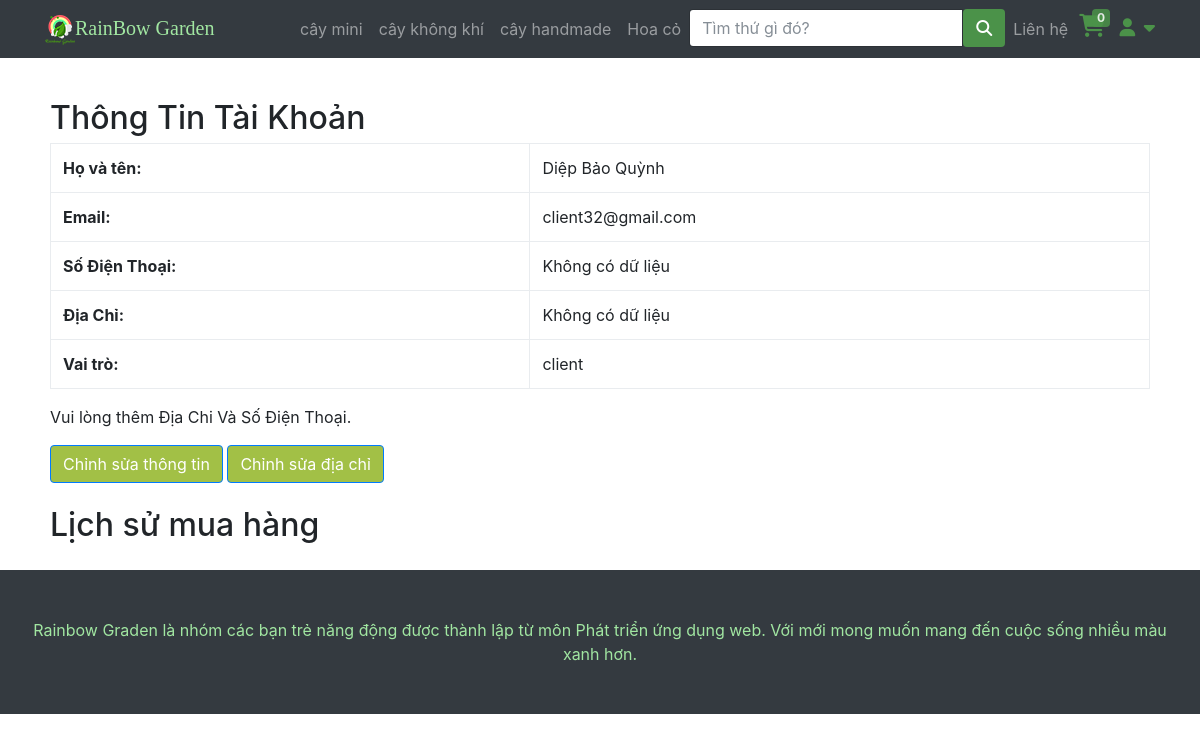
/profile.php (signed in), run on the app's committed database.
### tables this page shows
CREATE TABLE IF NOT EXISTS `category` (
  `id` int NOT NULL AUTO_INCREMENT,
  `name` varchar(200) DEFAULT NULL,
  `image` varchar(200) NOT NULL,
  PRIMARY KEY (`id`)
);

CREATE TABLE IF NOT EXISTS `account` (
  `id` int NOT NULL AUTO_INCREMENT,
  `role` varchar(20) NOT NULL DEFAULT 'client',
  `username` varchar(100) DEFAULT NULL,
  `passwords` varchar(100) DEFAULT NULL,
  `fullname` varchar(200) DEFAULT NULL,
  `createdate` datetime DEFAULT NULL,
  `lastmodified` datetime DEFAULT NULL,
  PRIMARY KEY (`id`)
);

### php/connectDB.php (called while the page is built, shortened)
<?php
class DataAccessHelper
{
	static $connection;
	public function connect()
	{
		self::$connection = new mysqli(DB_HOST, DB_USER, DB_PASSWORD, DB_NAME, DB_PORT);
		self::$connection->set_charset(DB_CHARSET);
	}
	public function executeQuery($sql)
	{
		return self::$connection->query($sql);
	}
}

### Cart.php (called while the page is built, shortened)
<?php
$count_cart = 0;

### php/model_account_info.php (called while the page is built, shortened)
<?php
class Account_info extends DataAccessHelper
{
    static function getAccountInfoActive($id)
    {
        $sql = self::$connection->prepare("SELECT * FROM account_info WHERE id_user = ? AND active = 1");
        $sql->bind_param("i", $id);
        $sql->execute();
        $result = $sql->get_result();
        $info = $result->fetch_assoc();
        return $info;
    }
}

### profile.php (the view, shortened to what this page needs)
<?php
include 'header.php';
$id = $_SESSION['account'];
$sql = "SELECT * FROM account WHERE id = '$id'";
$result = $db->executeQuery($sql);
$user = mysqli_fetch_assoc($result);
$user_info = Account_info::getAccountInfoActive($id_user);
?>
<div class="container" style="padding: 20px;">
    <h2 class="mt-4">Thông Tin Tài Khoản</h2>
    <?php if ($user && $user_info): ?>
        <table class="table table-bordered">
            <tr>
                <th>Họ và tên:</th>
                <td><?php echo htmlspecialchars($user['fullname']); ?></td>
            </tr>
            <tr>
                <th>Email:</th>
                <td><?php echo htmlspecialchars($user['username']); ?></td>
            </tr>
            <tr>
                <th>Số Điện Thoại:</th>
                <td><?php echo $user_info['phone'] ?></td>
            </tr>
            <tr>
                <th>Địa Chỉ:</th>
                <td><?php echo $user_info['address'] ?></td>
            </tr>
            <tr>
                <th>Vai trò:</th>
                <td><?php echo htmlspecialchars($user['role']); ?></td>
            </tr>
        </table>
    <?php else: ?>
        <table class="table table-bordered">
            <tr>
                <th>Họ và tên:</th>
                <td><?php echo htmlspecialchars($user['fullname']); ?></td>
            </tr>
            <tr>
                <th>Email:</th>
                <td><?php echo htmlspecialchars($user['username']); ?></td>
            </tr>
            <tr>
                <th>Số Điện Thoại:</th>
                <td><?php echo isset($user_info['phone']) ? ($user_info['phone']) : 'Không có dữ liệu'; ?></td>
            </tr>
            <tr>
                <th>Địa Chỉ:</th>
                <td><?php echo isset($user_info['address']) ? ($user_info['address']) : 'Không có dữ liệu'; ?></td>
            </tr>
            <tr>
                <th>Vai trò:</th>
                <td><?php echo htmlspecialchars($user['role']); ?></td>
            </tr>
        </table>
        <p>Vui lòng thêm Địa Chi Và Số Điện Thoại.</p>
    <?php endif; ?>
    <a href="edit_profile.php" class="btn btn-primary">Chỉnh sửa thông tin</a>
    <a href="edit_address.php" class="btn btn-primary">Chỉnh sửa địa chỉ</a>
    <h2 class="mt-4">Lịch sử mua hàng</h2>
</div>
<?php
include 'footer.php';

### header.php (shortened to what this page needs)
<?php
include "php/connectDB.php";
include 'php/model_account_info.php';
$db = new DataAccessHelper;
$db->connect();
include('Cart.php');
?>
<!DOCTYPE html>
<html lang="en">
<head>
    <link href="vendor/bootstrap/css/bootstrap.min.css" rel="stylesheet">
    <link href="css/modern-business.css" rel="stylesheet">
    <link href="css/icon-fonts.min.css" rel="stylesheet">
    <link href="css/settings.css" rel="stylesheet">
    <link href="css/grid-and-effects.css" rel="stylesheet">
    <link href="css/custom.css" rel="stylesheet">
    <link href="css/styles.css" rel="stylesheet">
    <link rel="stylesheet" href="https://cdnjs.cloudflare.com/ajax/libs/font-awesome/6.7.1/css/all.min.css">
</head>
<body>
    <nav class="navbar fixed-top navbar-expand-lg navbar-dark bg-dark fixed-top">
        <div class="container">
            <a class="navbar-brand GreenBrand" href="index.php"><img src="img/logobn.png">RainBow Garden</a>
            <div class="collapse navbar-collapse" id="navbarResponsive">
                <ul class="navbar-nav ml-auto">
                    <?php
                    $query = $db->executeQuery("SELECT * FROM category");
                    $result = mysqli_fetch_all($query, MYSQLI_ASSOC);
                    ?>
                    <?php foreach ($result as $value) : ?>
                        <li class="nav-item">
                            <a class="nav-link" href="loaicay?category=<?php echo $value['id'] ?>"><?php echo $value['name'] ?></a>
                        </li>
                    <?php endforeach; ?>
                    <li>
                        <form class="input-with-submit header-search" method="GET">
                            <div class="input-group">
                                <input type="text" class="form-control" placeholder="Tìm thứ gì đó?" name="tukhoa">
                                <span class="input-group-button">
                                    <button class="btn btn-default" style="background-color: #4b9249" type="submit">
                                        <i class="fa fa-search"></i>
                                    </button>
                                </span>
                            </div>
                        </form>
                    </li>
                    <li class="nav-item dropdown">
                        <a class="nav-link" href="lienhe.php">
                            Liên hệ
                        </a>
                    </li>
                    <li style="width: 40px !important; height: 40px; padding-left: 3px;">
                        <span class="my-cart-icon">
                            <span class=" navRbcart">
                                <a href="myCart.php">
                                </a>
                            </span>
                            <span class="badge badge-notify my-cart-badge"><?php echo $count_cart ?></span>
                        </span>
                    </li>
                    <li class="dropdown navRbaccount">
                        <a class=" fn-bran-light" data-toggle="dropdown" href="#">
                            <i class="fa fa-user fa-fw"></i> <i class="fa fa-caret-down"></i>
                        </a>
                            <?php
                            if (isset($_SESSION['account'])) {
                                $id_user = $_SESSION['account']
                            ?>
                            <?php
                            } ?>
                    </li>
                </ul>
            </div>
        </div>
    </nav>

### css/modern-business.css (style rules this page uses)
body { padding-top: 54px; }
@media (min-width: 992px) { body { padding-top: 56px; } }

### css/grid-and-effects.css (style rules this page uses)
.container { margin-right: auto; margin-left: auto; padding-left: 15px; padding-right: 15px; }
@media (min-width: 768px) { .container, .row.ig_fullwidth { width: 750px; } }
@media (min-width: 992px) { .container, .row.ig_fullwidth { width: 970px; } }
@media (min-width: 1200px) { .container, .row.ig_fullwidth { width: 1170px; } }
.collapse { display: none; }
.clearfix:after, .container:after, .container-fluid:after, .row:after { clear: both; content: " "; display: table; }

### css/custom.css (style rules this page uses)
.GreenBrand { color: #a1e6a1 !important; font-family: 'Pacifico', cursive; }
.dropdown { position: relative; display: inline-block; }
.navRbcart { font-size: 23px !important; color: white; position: relative; }
.badge-notify { background:#4b9249; opacity: 0.85; position:relative; top: -40px; left: 13px; }
.navRbaccount { padding-top: 5px; font-size: 18px; }

### css/styles.css (style rules this page uses)
.btn-primary, .btn-primary:active, .btn-primary:focus, .btn-primary:active:focus, .btn-primary:hover, .wpcf7-submit, span.wpcf7-list-item, button, .navbar-toggle, input[type='button'], input[type='reset'], input[type='submit'], .jumbotron .carousel-indicators li.active, .post-item .vertical-center span, .post-item .label-wrap .label, .testimonials .testimonial-control, .testimonials .testimonial-control:first-of-type::before, .testimonials .testimonial-control:last-of-type::before, .cta-button, .brochure-box, .project-navigation a, .pagination a.current, .pagination span.current, .sidebar .widget.widget_nav_menu .menu li:hover, .sidebar .widget.widget_nav_menu .menu li.current-menu-item a, .sidebar .widget.widget_nav_menu .menu li a:hover, .panel-group .panel .panel-heading .accordion-toggle[aria-expanded="true"] { background-color: #a2c046; color: #ffffff; }
.fa { display: inline-block; font: normal normal normal 14px/1 FontAwesome; font-size: inherit; text-rendering: auto; -webkit-font-smoothing: antialiased; -moz-osx-font-smoothing: grayscale; }

### header.php (style rules this page uses)
a { color: #4b9249; }

### data on the page
category: name "cây mini"
category: name "cây không khí"
category: name "cây handmade"
category: name "Hoa cỏ"
account: fullname "Diệp Bảo Quỳnh", username "client32@gmail.com", role "client"

### other printed values
$count_cart "0"
